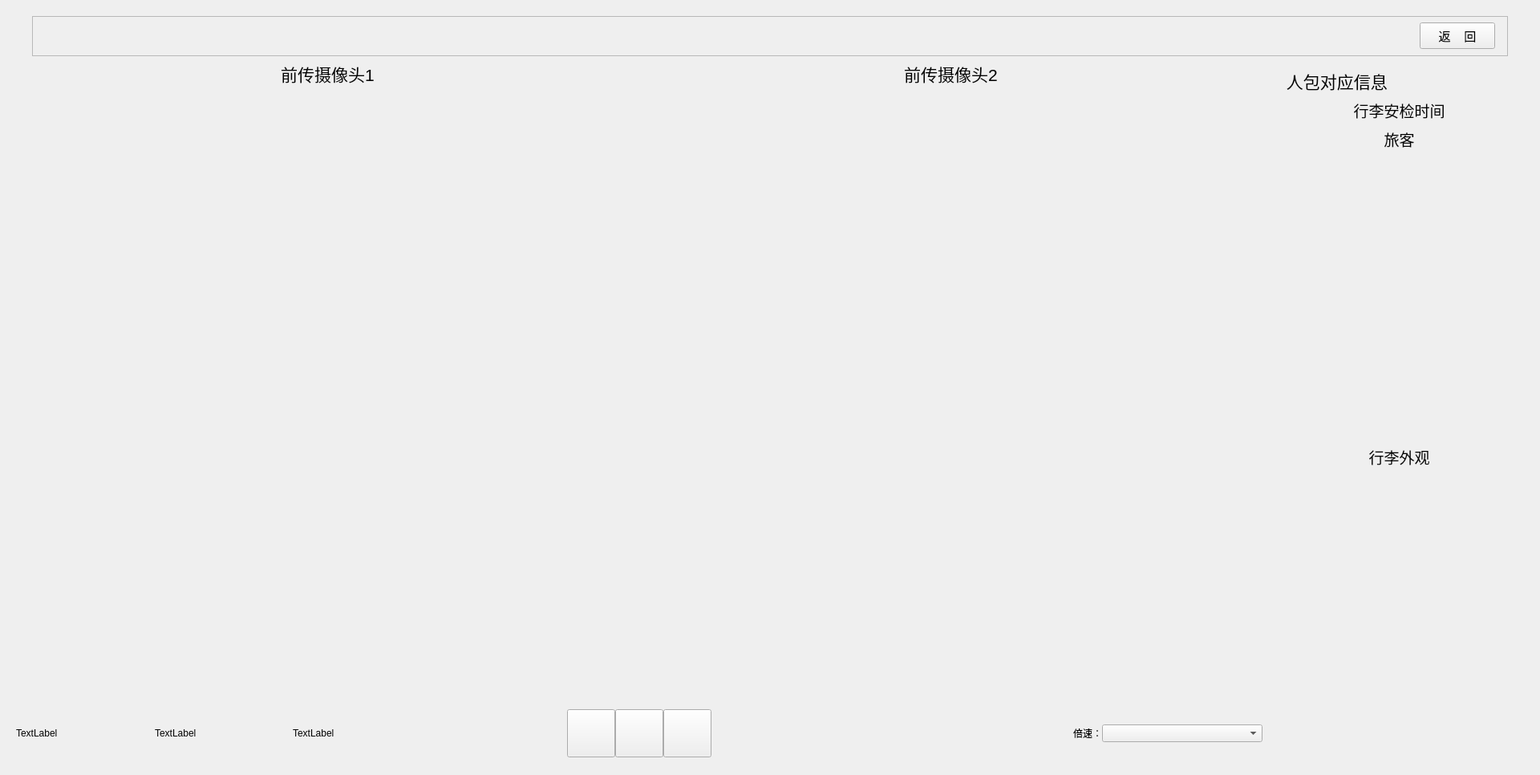
<?xml version="1.0" encoding="UTF-8"?>
<ui version="4.0">
 <class>VideoPlaybackView</class>
 <widget class="QWidget" name="VideoPlaybackView">
  <property name="geometry">
   <rect>
    <x>0</x>
    <y>0</y>
    <width>1920</width>
    <height>966</height>
   </rect>
  </property>
  <property name="sizePolicy">
   <sizepolicy hsizetype="Expanding" vsizetype="Expanding">
    <horstretch>0</horstretch>
    <verstretch>0</verstretch>
   </sizepolicy>
  </property>
  <property name="minimumSize">
   <size>
    <width>0</width>
    <height>915</height>
   </size>
  </property>
  <property name="windowTitle">
   <string>Form</string>
  </property>
  <layout class="QVBoxLayout" name="verticalLayout_2">
   <item>
    <widget class="QFrame" name="verticalFrame">
     <layout class="QVBoxLayout" name="verticalLayout" stretch="0,1">
      <property name="bottomMargin">
       <number>1</number>
      </property>
      <item>
       <layout class="QHBoxLayout" name="horizontalLayout_back">
        <property name="leftMargin">
         <number>20</number>
        </property>
        <property name="topMargin">
         <number>0</number>
        </property>
        <property name="rightMargin">
         <number>20</number>
        </property>
        <property name="bottomMargin">
         <number>0</number>
        </property>
        <item>
         <widget class="QFrame" name="frameBack">
          <property name="minimumSize">
           <size>
            <width>0</width>
            <height>50</height>
           </size>
          </property>
          <property name="frameShape">
           <enum>QFrame::Shape::StyledPanel</enum>
          </property>
          <property name="frameShadow">
           <enum>QFrame::Shadow::Raised</enum>
          </property>
          <layout class="QHBoxLayout" name="horizontalLayout_5">
           <property name="leftMargin">
            <number>20</number>
           </property>
           <property name="topMargin">
            <number>0</number>
           </property>
           <property name="rightMargin">
            <number>15</number>
           </property>
           <property name="bottomMargin">
            <number>0</number>
           </property>
           <item>
            <spacer name="horizontalSpacer">
             <property name="orientation">
              <enum>Qt::Orientation::Horizontal</enum>
             </property>
             <property name="sizeHint" stdset="0">
              <size>
               <width>1740</width>
               <height>20</height>
              </size>
             </property>
            </spacer>
           </item>
           <item>
            <widget class="QPushButton" name="backButton">
             <property name="minimumSize">
              <size>
               <width>94</width>
               <height>33</height>
              </size>
             </property>
             <property name="font">
              <font>
               <pointsize>11</pointsize>
              </font>
             </property>
             <property name="text">
              <string>返    回</string>
             </property>
            </widget>
           </item>
          </layout>
         </widget>
        </item>
       </layout>
      </item>
      <item>
       <layout class="QHBoxLayout" name="horizontalLayout" stretch="5,1">
        <property name="spacing">
         <number>15</number>
        </property>
        <property name="rightMargin">
         <number>0</number>
        </property>
        <item>
         <widget class="QFrame" name="videoPlayBackFrame">
          <layout class="QVBoxLayout" name="verticalLayout_3" stretch="7,0,1,0">
           <property name="spacing">
            <number>0</number>
           </property>
           <property name="leftMargin">
            <number>0</number>
           </property>
           <property name="topMargin">
            <number>0</number>
           </property>
           <property name="rightMargin">
            <number>0</number>
           </property>
           <property name="bottomMargin">
            <number>0</number>
           </property>
           <item>
            <layout class="QGridLayout" name="gridLayout" rowstretch="0,1">
             <property name="horizontalSpacing">
              <number>0</number>
             </property>
             <item row="0" column="0">
              <widget class="QLabel" name="frontVideoLabel">
               <property name="font">
                <font>
                 <pointsize>16</pointsize>
                </font>
               </property>
               <property name="text">
                <string>前传摄像头1</string>
               </property>
               <property name="alignment">
                <set>Qt::AlignmentFlag::AlignCenter</set>
               </property>
              </widget>
             </item>
             <item row="0" column="1">
              <widget class="QLabel" name="backVideoLabel">
               <property name="font">
                <font>
                 <pointsize>16</pointsize>
                </font>
               </property>
               <property name="text">
                <string>前传摄像头2</string>
               </property>
               <property name="alignment">
                <set>Qt::AlignmentFlag::AlignCenter</set>
               </property>
              </widget>
             </item>
             <item row="1" column="0">
              <widget class="QWidget" name="m_frontVideo" native="true">
               <property name="minimumSize">
                <size>
                 <width>0</width>
                 <height>645</height>
                </size>
               </property>
              </widget>
             </item>
             <item row="1" column="1">
              <widget class="QWidget" name="m_backVideo" native="true">
               <property name="minimumSize">
                <size>
                 <width>0</width>
                 <height>645</height>
                </size>
               </property>
              </widget>
             </item>
            </layout>
           </item>
           <item>
            <spacer name="verticalSpacer">
             <property name="orientation">
              <enum>Qt::Orientation::Vertical</enum>
             </property>
             <property name="sizeHint" stdset="0">
              <size>
               <width>20</width>
               <height>40</height>
              </size>
             </property>
            </spacer>
           </item>
           <item>
            <widget class="QWidget" name="m_timeLineSlider" native="true">
             <property name="minimumSize">
              <size>
               <width>0</width>
               <height>36</height>
              </size>
             </property>
            </widget>
           </item>
           <item>
            <layout class="QHBoxLayout" name="horizontalLayout_3" stretch="1,1,1">
             <property name="topMargin">
              <number>15</number>
             </property>
             <property name="bottomMargin">
              <number>10</number>
             </property>
             <item>
              <layout class="QHBoxLayout" name="horizontalLayout_6">
               <item>
                <widget class="QLabel" name="m_startDateLabel">
                 <property name="text">
                  <string>TextLabel</string>
                 </property>
                </widget>
               </item>
               <item>
                <widget class="QLabel" name="m_startTimeLabel">
                 <property name="text">
                  <string>TextLabel</string>
                 </property>
                </widget>
               </item>
               <item>
                <widget class="QLabel" name="m_endTimeLabel">
                 <property name="text">
                  <string>TextLabel</string>
                 </property>
                </widget>
               </item>
              </layout>
             </item>
             <item>
              <layout class="QHBoxLayout" name="horizontalLayout_4">
               <item>
                <spacer name="horizontalSpacer_2">
                 <property name="orientation">
                  <enum>Qt::Orientation::Horizontal</enum>
                 </property>
                 <property name="sizeHint" stdset="0">
                  <size>
                   <width>40</width>
                   <height>20</height>
                  </size>
                 </property>
                </spacer>
               </item>
               <item>
                <widget class="QPushButton" name="m_prevBtn">
                 <property name="sizePolicy">
                  <sizepolicy hsizetype="Fixed" vsizetype="Fixed">
                   <horstretch>0</horstretch>
                   <verstretch>0</verstretch>
                  </sizepolicy>
                 </property>
                 <property name="minimumSize">
                  <size>
                   <width>60</width>
                   <height>60</height>
                  </size>
                 </property>
                 <property name="text">
                  <string/>
                 </property>
                 <property name="iconSize">
                  <size>
                   <width>60</width>
                   <height>60</height>
                  </size>
                 </property>
                </widget>
               </item>
               <item>
                <widget class="QPushButton" name="m_playBtn">
                 <property name="sizePolicy">
                  <sizepolicy hsizetype="Fixed" vsizetype="Fixed">
                   <horstretch>0</horstretch>
                   <verstretch>0</verstretch>
                  </sizepolicy>
                 </property>
                 <property name="minimumSize">
                  <size>
                   <width>60</width>
                   <height>60</height>
                  </size>
                 </property>
                 <property name="text">
                  <string/>
                 </property>
                 <property name="iconSize">
                  <size>
                   <width>60</width>
                   <height>60</height>
                  </size>
                 </property>
                </widget>
               </item>
               <item>
                <widget class="QPushButton" name="m_nextBtn">
                 <property name="sizePolicy">
                  <sizepolicy hsizetype="Fixed" vsizetype="Fixed">
                   <horstretch>0</horstretch>
                   <verstretch>0</verstretch>
                  </sizepolicy>
                 </property>
                 <property name="minimumSize">
                  <size>
                   <width>60</width>
                   <height>60</height>
                  </size>
                 </property>
                 <property name="text">
                  <string/>
                 </property>
                 <property name="iconSize">
                  <size>
                   <width>60</width>
                   <height>60</height>
                  </size>
                 </property>
                </widget>
               </item>
               <item>
                <spacer name="horizontalSpacer_3">
                 <property name="orientation">
                  <enum>Qt::Orientation::Horizontal</enum>
                 </property>
                 <property name="sizeHint" stdset="0">
                  <size>
                   <width>40</width>
                   <height>20</height>
                  </size>
                 </property>
                </spacer>
               </item>
              </layout>
             </item>
             <item>
              <layout class="QHBoxLayout" name="horizontalLayout_2" stretch="0,0,1">
               <property name="bottomMargin">
                <number>0</number>
               </property>
               <item>
                <spacer name="horizontalSpacer_4">
                 <property name="orientation">
                  <enum>Qt::Orientation::Horizontal</enum>
                 </property>
                 <property name="sizeHint" stdset="0">
                  <size>
                   <width>40</width>
                   <height>20</height>
                  </size>
                 </property>
                </spacer>
               </item>
               <item>
                <widget class="QLabel" name="speedLabel">
                 <property name="lineWidth">
                  <number>0</number>
                 </property>
                 <property name="text">
                  <string>倍速：</string>
                 </property>
                 <property name="alignment">
                  <set>Qt::AlignmentFlag::AlignRight|Qt::AlignmentFlag::AlignTrailing|Qt::AlignmentFlag::AlignVCenter</set>
                 </property>
                </widget>
               </item>
               <item>
                <widget class="QComboBox" name="m_speedCombo">
                 <property name="sizePolicy">
                  <sizepolicy hsizetype="Fixed" vsizetype="Fixed">
                   <horstretch>0</horstretch>
                   <verstretch>0</verstretch>
                  </sizepolicy>
                 </property>
                 <property name="minimumSize">
                  <size>
                   <width>200</width>
                   <height>0</height>
                  </size>
                 </property>
                </widget>
               </item>
              </layout>
             </item>
            </layout>
           </item>
          </layout>
         </widget>
        </item>
        <item>
         <widget class="QFrame" name="perBagInfoFrame">
          <layout class="QVBoxLayout" name="verticalLayout_4">
           <item>
            <widget class="QLabel" name="perBagTitle">
             <property name="font">
              <font>
               <pointsize>16</pointsize>
              </font>
             </property>
             <property name="text">
              <string> 人包对应信息</string>
             </property>
            </widget>
           </item>
           <item>
            <widget class="QLabel" name="m_perBagInfo">
             <property name="font">
              <font>
               <pointsize>14</pointsize>
              </font>
             </property>
             <property name="text">
              <string>行李安检时间</string>
             </property>
             <property name="alignment">
              <set>Qt::AlignmentFlag::AlignCenter</set>
             </property>
            </widget>
           </item>
           <item>
            <widget class="QLabel" name="passImageLabel">
             <property name="font">
              <font>
               <pointsize>14</pointsize>
              </font>
             </property>
             <property name="text">
              <string>旅客</string>
             </property>
             <property name="alignment">
              <set>Qt::AlignmentFlag::AlignCenter</set>
             </property>
            </widget>
           </item>
           <item>
            <widget class="QLabel" name="m_passImage">
             <property name="minimumSize">
              <size>
               <width>0</width>
               <height>355</height>
              </size>
             </property>
             <property name="text">
              <string/>
             </property>
             <property name="alignment">
              <set>Qt::AlignmentFlag::AlignCenter</set>
             </property>
            </widget>
           </item>
           <item>
            <widget class="QLabel" name="bagImageLabel">
             <property name="font">
              <font>
               <pointsize>14</pointsize>
              </font>
             </property>
             <property name="text">
              <string>行李外观</string>
             </property>
             <property name="alignment">
              <set>Qt::AlignmentFlag::AlignCenter</set>
             </property>
            </widget>
           </item>
           <item>
            <widget class="QLabel" name="m_bagImage">
             <property name="minimumSize">
              <size>
               <width>0</width>
               <height>355</height>
              </size>
             </property>
             <property name="text">
              <string/>
             </property>
             <property name="alignment">
              <set>Qt::AlignmentFlag::AlignCenter</set>
             </property>
            </widget>
           </item>
          </layout>
         </widget>
        </item>
       </layout>
      </item>
     </layout>
    </widget>
   </item>
  </layout>
 </widget>
 <resources/>
 <connections/>
</ui>
